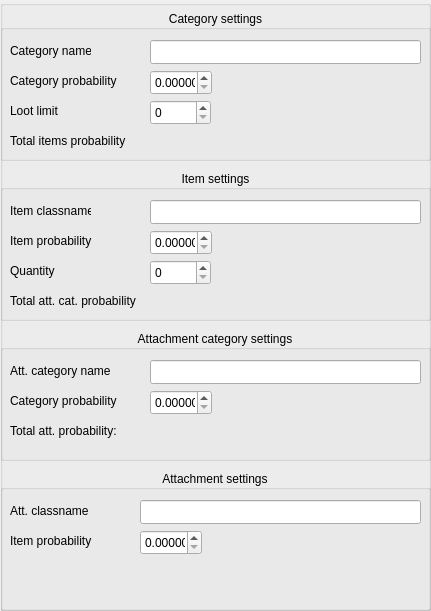
    <widget class="QGroupBox" name="lootSettingsGB">
     <property name="geometry">
      <rect>
       <x>1130</x>
       <y>0</y>
       <width>431</width>
       <height>611</height>
      </rect>
     </property>
     <property name="title">
      <string/>
     </property>
     <widget class="QGroupBox" name="categorySettingsGB">
      <property name="geometry">
       <rect>
        <x>0</x>
        <y>10</y>
        <width>431</width>
        <height>151</height>
       </rect>
      </property>
      <property name="title">
       <string>Category settings</string>
      </property>
      <property name="alignment">
       <set>Qt::AlignCenter</set>
      </property>
      <widget class="QLabel" name="categoryNameLabel">
       <property name="geometry">
        <rect>
         <x>10</x>
         <y>30</y>
         <width>81</width>
         <height>21</height>
        </rect>
       </property>
       <property name="text">
        <string>Category name</string>
       </property>
      </widget>
      <widget class="QLineEdit" name="categoryNameLE">
       <property name="geometry">
        <rect>
         <x>150</x>
         <y>30</y>
         <width>271</width>
         <height>24</height>
        </rect>
       </property>
      </widget>
      <widget class="QLabel" name="categoryProbabilityLabel">
       <property name="geometry">
        <rect>
         <x>10</x>
         <y>60</y>
         <width>111</width>
         <height>21</height>
        </rect>
       </property>
       <property name="text">
        <string>Category probability</string>
       </property>
      </widget>
      <widget class="QDoubleSpinBox" name="categoryProbabilityDSB">
       <property name="geometry">
        <rect>
         <x>150</x>
         <y>60</y>
         <width>62</width>
         <height>25</height>
        </rect>
       </property>
       <property name="decimals">
        <number>5</number>
       </property>
       <property name="maximum">
        <double>100.000000000000000</double>
       </property>
       <property name="singleStep">
        <double>0.010000000000000</double>
       </property>
      </widget>
      <widget class="QLabel" name="categoryLootLimitLabel">
       <property name="geometry">
        <rect>
         <x>10</x>
         <y>90</y>
         <width>81</width>
         <height>21</height>
        </rect>
       </property>
       <property name="text">
        <string>Loot limit</string>
       </property>
      </widget>
      <widget class="QSpinBox" name="categoryLootLimitSB">
       <property name="geometry">
        <rect>
         <x>150</x>
         <y>90</y>
         <width>61</width>
         <height>25</height>
        </rect>
       </property>
      </widget>
      <widget class="QLabel" name="itemsTotalProbabilityLabel">
       <property name="geometry">
        <rect>
         <x>10</x>
         <y>120</y>
         <width>121</width>
         <height>21</height>
        </rect>
       </property>
       <property name="text">
        <string>Total items probability</string>
       </property>
      </widget>
      <widget class="QLabel" name="itemsTotalProbabilityValueLabel">
       <property name="geometry">
        <rect>
         <x>150</x>
         <y>120</y>
         <width>61</width>
         <height>21</height>
        </rect>
       </property>
       <property name="text">
        <string/>
       </property>
      </widget>
     </widget>
     <widget class="QGroupBox" name="itemSettingsGB">
      <property name="geometry">
       <rect>
        <x>0</x>
        <y>170</y>
        <width>431</width>
        <height>151</height>
       </rect>
      </property>
      <property name="title">
       <string>Item settings</string>
      </property>
      <property name="alignment">
       <set>Qt::AlignCenter</set>
      </property>
      <widget class="QLabel" name="itemProbabilityLabel">
       <property name="geometry">
        <rect>
         <x>10</x>
         <y>60</y>
         <width>111</width>
         <height>21</height>
        </rect>
       </property>
       <property name="text">
        <string>Item probability</string>
       </property>
      </widget>
      <widget class="QDoubleSpinBox" name="itemProbabilityDSB">
       <property name="geometry">
        <rect>
         <x>150</x>
         <y>60</y>
         <width>62</width>
         <height>25</height>
        </rect>
       </property>
       <property name="decimals">
        <number>5</number>
       </property>
       <property name="maximum">
        <double>100.000000000000000</double>
       </property>
       <property name="singleStep">
        <double>0.010000000000000</double>
       </property>
      </widget>
      <widget class="QSpinBox" name="itemQuantitySB">
       <property name="geometry">
        <rect>
         <x>150</x>
         <y>90</y>
         <width>61</width>
         <height>25</height>
        </rect>
       </property>
      </widget>
      <widget class="QLabel" name="itemQuantityLabel">
       <property name="geometry">
        <rect>
         <x>10</x>
         <y>90</y>
         <width>81</width>
         <height>21</height>
        </rect>
       </property>
       <property name="frameShape">
        <enum>QFrame::NoFrame</enum>
       </property>
       <property name="text">
        <string>Quantity</string>
       </property>
      </widget>
      <widget class="QLabel" name="itemNameLabel">
       <property name="geometry">
        <rect>
         <x>10</x>
         <y>30</y>
         <width>81</width>
         <height>21</height>
        </rect>
       </property>
       <property name="text">
        <string>Item classname</string>
       </property>
      </widget>
      <widget class="QLineEdit" name="itemNameLE">
       <property name="geometry">
        <rect>
         <x>150</x>
         <y>30</y>
         <width>271</width>
         <height>24</height>
        </rect>
       </property>
      </widget>
      <widget class="QLabel" name="attachmentCategoriesTotalProbabilityValueLabel">
       <property name="geometry">
        <rect>
         <x>150</x>
         <y>120</y>
         <width>61</width>
         <height>21</height>
        </rect>
       </property>
       <property name="text">
        <string/>
       </property>
      </widget>
      <widget class="QLabel" name="attachmentCategoriesTotalProbabilityLabel">
       <property name="geometry">
        <rect>
         <x>10</x>
         <y>120</y>
         <width>131</width>
         <height>21</height>
        </rect>
       </property>
       <property name="text">
        <string>Total att. cat. probability</string>
       </property>
      </widget>
     </widget>
     <widget class="QGroupBox" name="attachmentSettingsGB">
      <property name="geometry">
       <rect>
        <x>0</x>
        <y>470</y>
        <width>431</width>
        <height>141</height>
       </rect>
      </property>
      <property name="title">
       <string>Attachment settings</string>
      </property>
      <property name="alignment">
       <set>Qt::AlignCenter</set>
      </property>
      <widget class="QLabel" name="attachmentProbabilityLabel">
       <property name="geometry">
        <rect>
         <x>10</x>
         <y>60</y>
         <width>111</width>
         <height>21</height>
        </rect>
       </property>
       <property name="text">
        <string>Item probability</string>
       </property>
      </widget>
      <widget class="QDoubleSpinBox" name="attachmentProbabilityDSB">
       <property name="geometry">
        <rect>
         <x>140</x>
         <y>60</y>
         <width>62</width>
         <height>25</height>
        </rect>
       </property>
       <property name="decimals">
        <number>5</number>
       </property>
       <property name="maximum">
        <double>100.000000000000000</double>
       </property>
       <property name="singleStep">
        <double>0.010000000000000</double>
       </property>
      </widget>
      <widget class="QLabel" name="attachmentNameLabel">
       <property name="geometry">
        <rect>
         <x>10</x>
         <y>30</y>
         <width>121</width>
         <height>21</height>
        </rect>
       </property>
       <property name="text">
        <string>Att. classname</string>
       </property>
      </widget>
      <widget class="QLineEdit" name="attachmentNameLE">
       <property name="geometry">
        <rect>
         <x>140</x>
         <y>30</y>
         <width>281</width>
         <height>24</height>
        </rect>
       </property>
      </widget>
     </widget>
     <widget class="QGroupBox" name="attachmentCategorySettingsGB">
      <property name="geometry">
       <rect>
        <x>0</x>
        <y>330</y>
        <width>431</width>
        <height>131</height>
       </rect>
      </property>
      <property name="title">
       <string>Attachment category settings</string>
      </property>
      <property name="alignment">
       <set>Qt::AlignCenter</set>
      </property>
      <widget class="QLabel" name="attachmentCategoryNameLabel">
       <property name="geometry">
        <rect>
         <x>10</x>
         <y>30</y>
         <width>111</width>
         <height>21</height>
        </rect>
       </property>
       <property name="text">
        <string>Att. category name</string>
       </property>
      </widget>
      <widget class="QLineEdit" name="attachmentCategoryNameLE">
       <property name="geometry">
        <rect>
         <x>150</x>
         <y>30</y>
         <width>271</width>
         <height>24</height>
        </rect>
       </property>
      </widget>
      <widget class="QLabel" name="attachmentCategoryProbabilityLabel">
       <property name="geometry">
        <rect>
         <x>10</x>
         <y>60</y>
         <width>111</width>
         <height>21</height>
        </rect>
       </property>
       <property name="text">
        <string>Category probability</string>
       </property>
      </widget>
      <widget class="QDoubleSpinBox" name="attachmentCategoryProbabilityDSB">
       <property name="geometry">
        <rect>
         <x>150</x>
         <y>60</y>
         <width>62</width>
         <height>25</height>
        </rect>
       </property>
       <property name="decimals">
        <number>5</number>
       </property>
       <property name="maximum">
        <double>100.000000000000000</double>
       </property>
       <property name="singleStep">
        <double>0.010000000000000</double>
       </property>
      </widget>
      <widget class="QLabel" name="attachmentsTotalProbabilityValueLabel">
       <property name="geometry">
        <rect>
         <x>150</x>
         <y>90</y>
         <width>61</width>
         <height>21</height>
        </rect>
       </property>
       <property name="text">
        <string/>
       </property>
      </widget>
      <widget class="QLabel" name="attachmentsTotalProbabilityLabel">
       <property name="geometry">
        <rect>
         <x>10</x>
         <y>90</y>
         <width>121</width>
         <height>21</height>
        </rect>
       </property>
       <property name="text">
        <string>Total att. probability:</string>
       </property>
      </widget>
      <widget class="QLabel" name="attachmentCategoryProbabilityInfoLabel">
       <property name="geometry">
        <rect>
         <x>220</x>
         <y>60</y>
         <width>201</width>
         <height>21</height>
        </rect>
       </property>
       <property name="text">
        <string/>
       </property>
      </widget>
     </widget>
    </widget>
